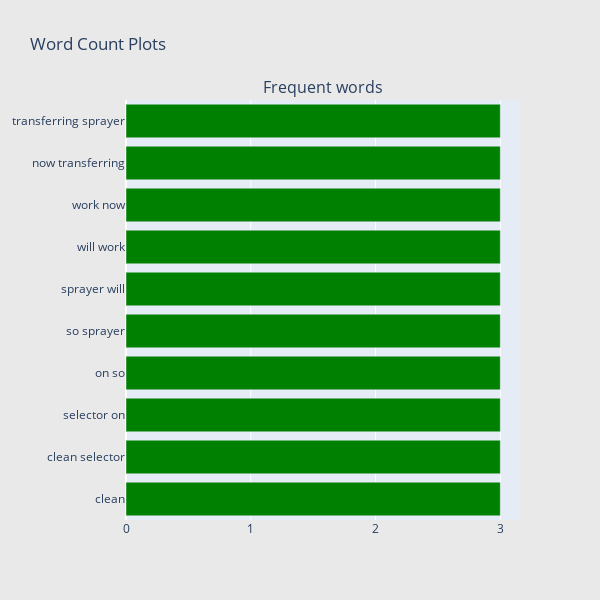

The notebook cell saved with this chart:
### Code cell
## Get the bar chart from 1 rated reviews ##
freq_dict = defaultdict(int)
for sent in df_rating1["review_lower"]:
    for word in generate_ngrams(sent,2):
        freq_dict[word] += 1
fd_sorted = pd.DataFrame(sorted(freq_dict.items(), key=lambda x: x[1])[::-1])
fd_sorted.columns = ["word", "wordcount"]
trace0 = horizontal_bar_chart(fd_sorted.head(10), 'green')

# Creating two subplots
fig = tools.make_subplots(rows=1, cols=1, vertical_spacing=0.04,
                          subplot_titles=["Frequent words"])
fig.append_trace(trace0, 1, 1)
#fig.append_trace(trace1, 1, 2)
fig['layout'].update(height=600, width=600, paper_bgcolor='rgb(233,233,233)', title="Word Count Plots")
py.iplot(fig, filename='word-plots');

### Figure 1 — Plotly figure (JSON) as saved in the notebook; plotly's stock layout.template omitted (floating-point values rounded to 4 significant figures)
{"data": [{"marker": {"color": "green"}, "orientation": "h", "showlegend": false, "x": [3, 3, 3, 3, 3, 3, 3, 3, 3, 3], "xaxis": "x", "y": [" clean", "clean selector", "selector on", "on so", "so sprayer", "sprayer will", "will work", "work now", "now transferring", "transferring sprayer"], "yaxis": "y", "type": "bar"}], "layout": {"annotations": [{"font": {"size": 16}, "showarrow": false, "text": "Frequent words", "x": 0.5, "xanchor": "center", "xref": "paper", "y": 1, "yanchor": "bottom", "yref": "paper"}], "height": 600, "paper_bgcolor": "rgb(233,233,233)", "title": {"text": "Word Count Plots"}, "width": 600, "xaxis": {"anchor": "y", "domain": [0, 1]}, "yaxis": {"anchor": "x", "domain": [0, 1]}}}
